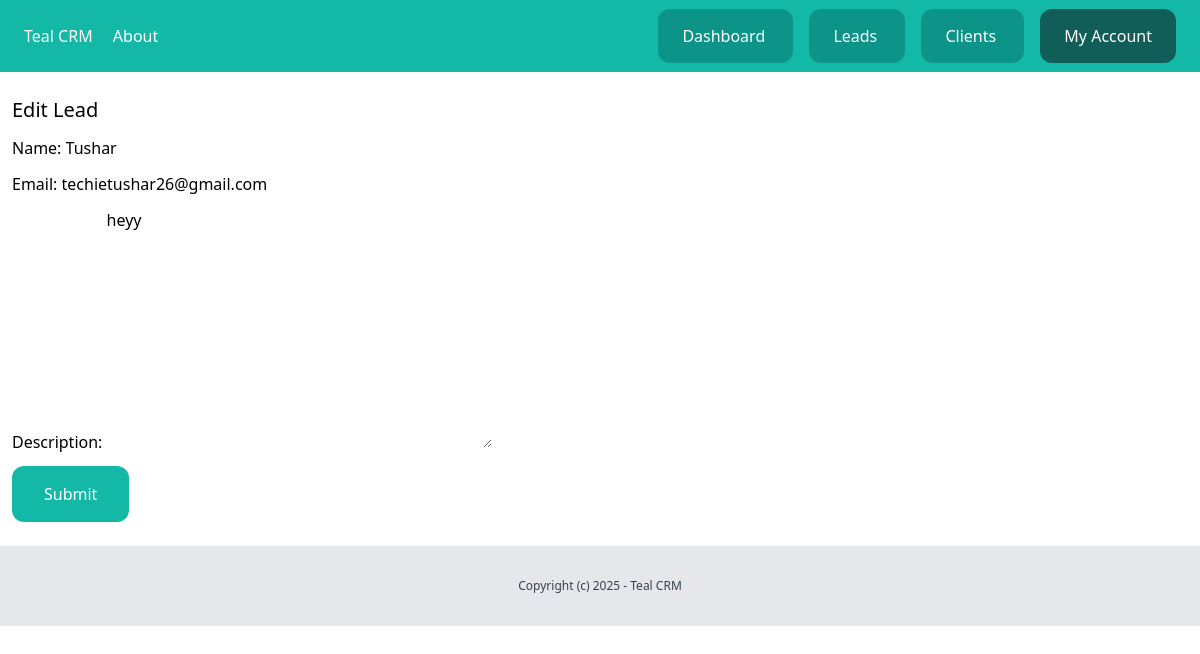
Page /dashboard/clients/2/edit/ (signed in) on the committed database.
### client/models.py (models this page shows, shortened)
class Client(models.Model):
    team = models.ForeignKey(Team, related_name='clients', on_delete=models.CASCADE)
    name=models.CharField(max_length=255)
    email=models.EmailField()
    description=models.TextField(blank=True,null=True)
    created_by = models.ForeignKey(User, related_name='clients', on_delete=models.CASCADE)
    created_at = models.DateTimeField(auto_now_add=True)
    modified_at = models.DateTimeField(auto_now=True)
    class Meta:
        ordering=('name',)

### client/views.py (the view)
# urls.py: path('<int:pk>/edit/', views.clients_edit, name='edit'),
@login_required
def clients_edit(request,pk):
    client = get_object_or_404(Client, created_by = request.user,pk=pk)
    if request.method =='POST':
        form = AddClientForm(request.POST,instance=client)
        if form.is_valid():
            client.save()
            messages.success(request,'Changes Saved')
            return redirect('clients:list')
    else:
        form= AddClientForm(instance=client)
    return render(request, 'clients/clients_edit.html',{'form':form})

### client/forms.py
class AddClientForm(forms.ModelForm):
    class Meta:
        model=Client
        fields=('name','email','description')

### client/templates/clients/clients_edit.html (shortened to what this page needs)
{% extends 'core/base.html' %}
{% block content %}
<div class="px-3 py-6">
    <h1 class="text-xl mb-3">Edit Lead</h1>
    <form method="POST" action="." class="space-y-3">
        {{form.as_p}}
        <button class="py-4 px-8 bg-teal-500 text-white rounded-xl">Submit</button>
    </form>
</div>
{% endblock %}

### rows in the picture
Client: name "Tushar", email "techietushar26@gmail.com", description "heyy"
